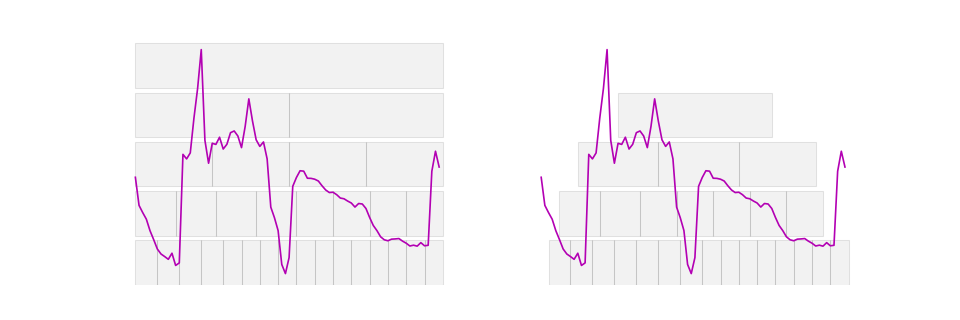

The script that drew this image:
import math

def binsearch_depth(i):

   low = 0
   high = math.ceil(math.log2(i + 2))

   while low < high:
      mid = (low + high) // 2
      if 2 ** (mid + 1) - 2 - mid > i:
         high = mid
      else:
         low = mid + 1
   return low

fig, ax = plt.subplots(ncols=2, figsize=(12, 4))

step = 1.0 / f.depth
n_first = 2**f.depth - 1
for i, (_, (start, length, _)) in enumerate(f.embedding_.attributes[:n_first]):
   end = start + length
   depth = math.floor(math.log2(i + 1))
   ax[0].axvspan(
      start,
      end,
      ymin=1 - (step * depth) - 0.02,
      ymax=1 - (step * (depth + 1)),
      facecolor="gray",
      edgecolor="black",
      alpha=0.1,
   )

for i, (_, (start, length, _)) in enumerate(f.embedding_.attributes[n_first:]):
   end = start + length
   depth = binsearch_depth(i)
   ax[1].axvspan(
      start,
      end,
      ymin=1 - (step * depth) - 0.02,
      ymax=1 - (step * (depth + 1)),
      facecolor="gray",
      edgecolor="black",
      alpha=0.1,
   )

ax[0].plot(X_train[0])
ax[1].plot(X_train[0])
